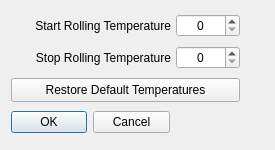
<?xml version="1.0" encoding="UTF-8"?>
<ui version="4.0">
 <class>tdlg</class>
 <widget class="QDialog" name="tdlg">
  <property name="geometry">
   <rect>
    <x>0</x>
    <y>0</y>
    <width>275</width>
    <height>150</height>
   </rect>
  </property>
  <property name="minimumSize">
   <size>
    <width>275</width>
    <height>150</height>
   </size>
  </property>
  <property name="windowTitle">
   <string/>
  </property>
  <layout class="QGridLayout" name="gridLayout">
   <item row="0" column="0">
    <widget class="QLabel" name="label">
     <property name="minimumSize">
      <size>
       <width>160</width>
       <height>16</height>
      </size>
     </property>
     <property name="toolTip">
      <string comment="rolling synonyms: compaction, densification"/>
     </property>
     <property name="text">
      <string>Start Rolling Temperature</string>
     </property>
     <property name="alignment">
      <set>Qt::AlignRight|Qt::AlignTrailing|Qt::AlignVCenter</set>
     </property>
    </widget>
   </item>
   <item row="0" column="1">
    <widget class="QSpinBox" name="tsSpin">
     <property name="minimumSize">
      <size>
       <width>64</width>
       <height>20</height>
      </size>
     </property>
     <property name="sizeIncrement">
      <size>
       <width>64</width>
       <height>20</height>
      </size>
     </property>
     <property name="toolTip">
      <string>Temperature when optimal compaction can begin</string>
     </property>
     <property name="accessibleName">
      <string>Start Rolling Temperature</string>
     </property>
     <property name="alignment">
      <set>Qt::AlignCenter</set>
     </property>
     <property name="maximum">
      <number>999</number>
     </property>
    </widget>
   </item>
   <item row="0" column="2">
    <widget class="QLabel" name="tsuLabel">
     <property name="minimumSize">
      <size>
       <width>18</width>
       <height>16</height>
      </size>
     </property>
     <property name="text">
      <string/>
     </property>
    </widget>
   </item>
   <item row="1" column="0">
    <widget class="QLabel" name="label_2">
     <property name="minimumSize">
      <size>
       <width>160</width>
       <height>16</height>
      </size>
     </property>
     <property name="toolTip">
      <string comment="rolling synonyms: compaction, densification"/>
     </property>
     <property name="text">
      <string>Stop Rolling Temperature</string>
     </property>
     <property name="alignment">
      <set>Qt::AlignRight|Qt::AlignTrailing|Qt::AlignVCenter</set>
     </property>
    </widget>
   </item>
   <item row="1" column="1">
    <widget class="QSpinBox" name="tfSpin">
     <property name="minimumSize">
      <size>
       <width>64</width>
       <height>20</height>
      </size>
     </property>
     <property name="toolTip">
      <string>Temperature when compaction is no longer possible</string>
     </property>
     <property name="accessibleName">
      <string>Stop Rolling Temperature</string>
     </property>
     <property name="alignment">
      <set>Qt::AlignCenter</set>
     </property>
     <property name="maximum">
      <number>999</number>
     </property>
    </widget>
   </item>
   <item row="1" column="2">
    <widget class="QLabel" name="tfuLabel">
     <property name="minimumSize">
      <size>
       <width>18</width>
       <height>16</height>
      </size>
     </property>
     <property name="text">
      <string/>
     </property>
    </widget>
   </item>
   <item row="2" column="0" colspan="2">
    <widget class="QPushButton" name="defButton">
     <property name="minimumSize">
      <size>
       <width>196</width>
       <height>24</height>
      </size>
     </property>
     <property name="toolTip">
      <string>Restore default temperatures for hot-mix asphalt.</string>
     </property>
     <property name="accessibleName">
      <string>Restore Default Temperatures</string>
     </property>
     <property name="text">
      <string>Restore Default Temperatures</string>
     </property>
    </widget>
   </item>
   <item row="3" column="0">
    <widget class="QDialogButtonBox" name="buttonBox">
     <property name="orientation">
      <enum>Qt::Horizontal</enum>
     </property>
     <property name="standardButtons">
      <set>QDialogButtonBox::Cancel|QDialogButtonBox::Ok</set>
     </property>
    </widget>
   </item>
  </layout>
 </widget>
 <tabstops>
  <tabstop>defButton</tabstop>
  <tabstop>tsSpin</tabstop>
  <tabstop>tfSpin</tabstop>
 </tabstops>
 <resources/>
 <connections>
  <connection>
   <sender>buttonBox</sender>
   <signal>accepted()</signal>
   <receiver>tdlg</receiver>
   <slot>accept()</slot>
   <hints>
    <hint type="sourcelabel">
     <x>248</x>
     <y>254</y>
    </hint>
    <hint type="destinationlabel">
     <x>157</x>
     <y>274</y>
    </hint>
   </hints>
  </connection>
  <connection>
   <sender>buttonBox</sender>
   <signal>rejected()</signal>
   <receiver>tdlg</receiver>
   <slot>reject()</slot>
   <hints>
    <hint type="sourcelabel">
     <x>316</x>
     <y>260</y>
    </hint>
    <hint type="destinationlabel">
     <x>286</x>
     <y>274</y>
    </hint>
   </hints>
  </connection>
 </connections>
</ui>
